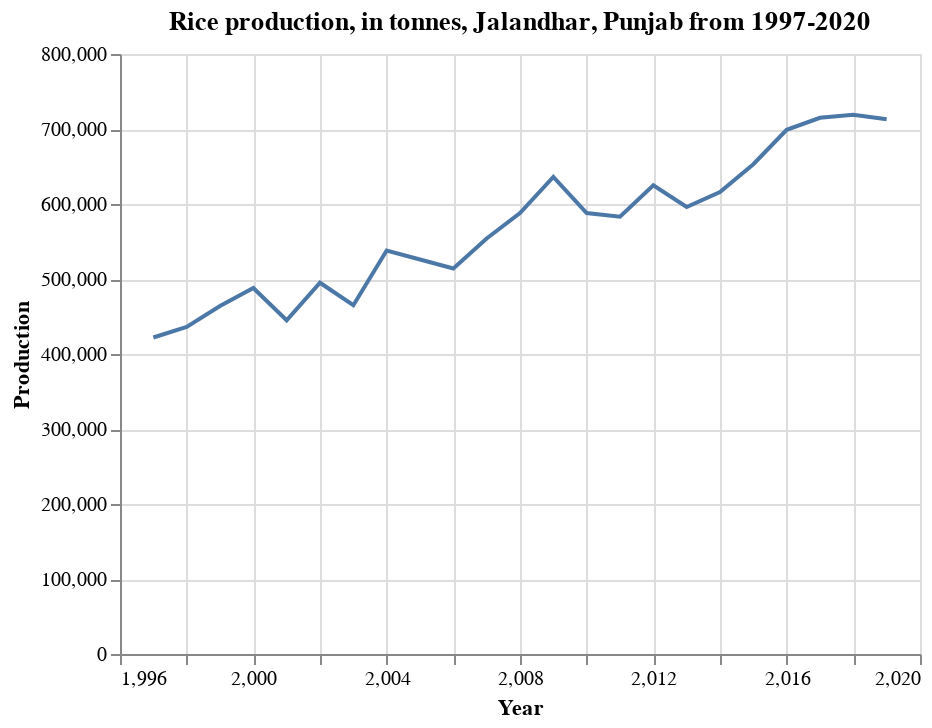

The code cell stored with this chart in its notebook:
### Markdown cell above
A marked decline here as well.

### Code cell
df_pj_ja = df_pj_rice.loc[df['District'] == 'JALANDHAR']

alt.Chart(df_pj_ja).mark_line().encode(
    x='Year',
    y=('Production')
).properties(
    title='Rice production, in tonnes, Jalandhar, Punjab from 1997-2020')

### Figure 1 — Vega-Lite specification as saved in the notebook (floating-point values rounded to 4 significant figures)
{"$schema": "https://vega.github.io/schema/vega-lite/v4.17.0.json", "config": {"view": {"continuousHeight": 300, "continuousWidth": 400}}, "data": {"name": "data-630d347e0b7a8fc370ef06e5ed733e55"}, "datasets": {"data-630d347e0b7a8fc370ef06e5ed733e55": [{"Area": 132000, "Area Units": "Hectare", "Crop": "Rice", "District": "JALANDHAR", "Production": 445000, "Production Units": "Tonnes", "Season": "Kharif", "State": "Punjab", "Year": 2001, "Yield": 3.371}, {"Area": 133000, "Area Units": "Hectare", "Crop": "Rice", "District": "JALANDHAR", "Production": 495000, "Production Units": "Tonnes", "Season": "Kharif", "State": "Punjab", "Year": 2002, "Yield": 3.722}, {"Area": 138000, "Area Units": "Hectare", "Crop": "Rice", "District": "JALANDHAR", "Production": 465000, "Production Units": "Tonnes", "Season": "Kharif", "State": "Punjab", "Year": 2003, "Yield": 3.37}, {"Area": 145000, "Area Units": "Hectare", "Crop": "Rice", "District": "JALANDHAR", "Production": 538000, "Production Units": "Tonnes", "Season": "Kharif", "State": "Punjab", "Year": 2004, "Yield": 3.71}, {"Area": 151000, "Area Units": "Hectare", "Crop": "Rice", "District": "JALANDHAR", "Production": 526000, "Production Units": "Tonnes", "Season": "Kharif", "State": "Punjab", "Year": 2005, "Yield": 3.483}, {"Area": 147000, "Area Units": "Hectare", "Crop": "Rice", "District": "JALANDHAR", "Production": 514000, "Production Units": "Tonnes", "Season": "Kharif", "State": "Punjab", "Year": 2006, "Yield": 3.497}, {"Area": 149000, "Area Units": "Hectare", "Crop": "Rice", "District": "JALANDHAR", "Production": 554000, "Production Units": "Tonnes", "Season": "Kharif", "State": "Punjab", "Year": 2007, "Yield": 3.718}, {"Area": 155000, "Area Units": "Hectare", "Crop": "Rice", "District": "JALANDHAR", "Production": 588000, "Production Units": "Tonnes", "Season": "Kharif", "State": "Punjab", "Year": 2008, "Yield": 3.794}, {"Area": 161000, "Area Units": "Hectare", "Crop": "Rice", "District": "JALANDHAR", "Production": 636000, "Production Units": "Tonnes", "Season": "Kharif", "State": "Punjab", "Year": 2009, "Yield": 3.95}, {"Area": 163000, "Area Units": "Hectare", "Crop": "Rice", "District": "JALANDHAR", "Production": 588000, "Production Units": "Tonnes", "Season": "Kharif", "State": "Punjab", "Year": 2010, "Yield": 3.607}, {"Area": 165000, "Area Units": "Hectare", "Crop": "Rice", "District": "JALANDHAR", "Production": 583000, "Production Units": "Tonnes", "Season": "Kharif", "State": "Punjab", "Year": 2011, "Yield": 3.533}, {"Area": 165000, "Area Units": "Hectare", "Crop": "Rice", "District": "JALANDHAR", "Production": 625000, "Production Units": "Tonnes", "Season": "Kharif", "State": "Punjab", "Year": 2012, "Yield": 3.788}, {"Area": 167000, "Area Units": "Hectare", "Crop": "Rice", "District": "JALANDHAR", "Production": 596000, "Production Units": "Tonnes", "Season": "Kharif", "State": "Punjab", "Year": 2013, "Yield": 3.569}, {"Area": 167000, "Area Units": "Hectare", "Crop": "Rice", "District": "JALANDHAR", "Production": 616000, "Production Units": "Tonnes", "Season": "Kharif", "State": "Punjab", "Year": 2014, "Yield": 3.689}, {"Area": 168000, "Area Units": "Hectare", "Crop": "Rice", "District": "JALANDHAR", "Production": 653000, "Production Units": "Tonnes", "Season": "Kharif", "State": "Punjab", "Year": 2015, "Yield": 3.887}, {"Area": 170000, "Area Units": "Hectare", "Crop": "Rice", "District": "JALANDHAR", "Production": 699000, "Production Units": "Tonnes", "Season": "Kharif", "State": "Punjab", "Year": 2016, "Yield": 4.112}, {"Area": 171000, "Area Units": "Hectare", "Crop": "Rice", "District": "JALANDHAR", "Production": 715000, "Production Units": "Tonnes", "Season": "Kharif", "State": "Punjab", "Year": 2017, "Yield": 4.181}, {"Area": 173000, "Area Units": "Hectare", "Crop": "Rice", "District": "JALANDHAR", "Production": 719000, "Production Units": "Tonnes", "Season": "Kharif", "State": "Punjab", "Year": 2018, "Yield": 4.156}, {"Area": 175000, "Area Units": "Hectare", "Crop": "Rice", "District": "JALANDHAR", "Production": 713000, "Production Units": "Tonnes", "Season": "Kharif", "State": "Punjab", "Year": 2019, "Yield": 4.074}, {"Area": 126000, "Area Units": "Hectare", "Crop": "Rice", "District": "JALANDHAR", "Production": 422000, "Production Units": "Tonnes", "Season": "Kharif", "State": "Punjab", "Year": 1997, "Yield": 3.349}, {"Area": 134000, "Area Units": "Hectare", "Crop": "Rice", "District": "JALANDHAR", "Production": 436000, "Production Units": "Tonnes", "Season": "Kharif", "State": "Punjab", "Year": 1998, "Yield": 3.254}, {"Area": 133000, "Area Units": "Hectare", "Crop": "Rice", "District": "JALANDHAR", "Production": 464000, "Production Units": "Tonnes", "Season": "Kharif", "State": "Punjab", "Year": 1999, "Yield": 3.489}, {"Area": 136000, "Area Units": "Hectare", "Crop": "Rice", "District": "JALANDHAR", "Production": 488000, "Production Units": "Tonnes", "Season": "Kharif", "State": "Punjab", "Year": 2000, "Yield": 3.588}]}, "encoding": {"x": {"field": "Year", "type": "quantitative"}, "y": {"field": "Production", "type": "quantitative"}}, "mark": "line", "title": "Rice production, in tonnes, Jalandhar, Punjab from 1997-2020"}
